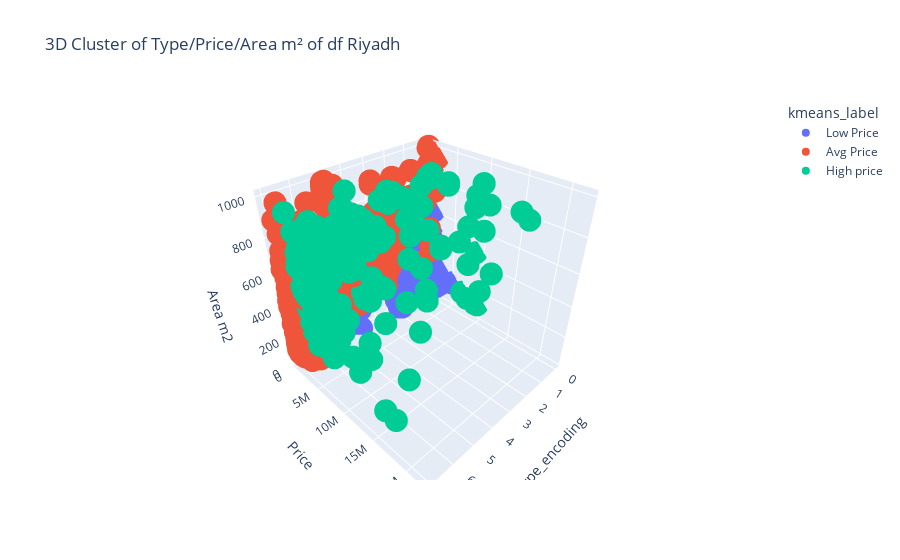

This figure's notebook cell:
### Markdown cell above
## 3D Chart

### Code cell
import plotly.express as px

# Create a temporary copy for plotting (without modifying X)
X_plot = X.copy()

# Ensure kmeans column exists and convert to integer type first (if needed)
if 'kmeans' in X_plot.columns:
    X_plot['kmeans'] = X_plot['kmeans'].astype(int)  # Ensure it's an integer
    X_plot['kmeans_label'] = X_plot['kmeans'].replace({0: 'Avg Price', 1: 'Low Price', 2: 'High price'}).astype(str)  # Replace & Convert to string

# Create 3D scatter plot with updated labels
fig = px.scatter_3d(X_plot, x='Type_encoding', y='Price', z='Area m2',
                    color='kmeans_label', title="3D Cluster Price of df Riyadh")

# Show the plot
fig.show()

### Figure 1 — Plotly figure (JSON) as saved in the notebook; plotly's stock layout.template omitted (floating-point values rounded to 4 significant figures; data arrays with more than 128 entries replaced by an {"elided": "..."} marker saying what was removed)
{"data": [{"hovertemplate": "kmeans_label=Low Price<br>Type_encoding=%{x}<br>Price=%{y}<br>Area m2=%{z}<extra></extra>", "legendgroup": "Low Price", "marker": {"color": "#636efa", "symbol": "circle"}, "mode": "markers", "name": "Low Price", "scene": "scene", "showlegend": true, "type": "scatter3d", "x": {"elided": "2790 int values"}, "y": {"elided": "2790 int values"}, "z": {"elided": "2790 int values"}}, {"hovertemplate": "kmeans_label=Avg Price<br>Type_encoding=%{x}<br>Price=%{y}<br>Area m2=%{z}<extra></extra>", "legendgroup": "Avg Price", "marker": {"color": "#EF553B", "symbol": "circle"}, "mode": "markers", "name": "Avg Price", "scene": "scene", "showlegend": true, "type": "scatter3d", "x": {"elided": "2724 int values"}, "y": {"elided": "2724 int values"}, "z": {"elided": "2724 int values"}}, {"hovertemplate": "kmeans_label=High price<br>Type_encoding=%{x}<br>Price=%{y}<br>Area m2=%{z}<extra></extra>", "legendgroup": "High price", "marker": {"color": "#00cc96", "symbol": "circle"}, "mode": "markers", "name": "High price", "scene": "scene", "showlegend": true, "type": "scatter3d", "x": {"elided": "301 int values"}, "y": {"elided": "301 int values"}, "z": {"elided": "301 int values"}}], "layout": {"legend": {"title": {"text": "kmeans_label"}, "tracegroupgap": 0}, "scene": {"domain": {"x": [0, 1], "y": [0, 1]}, "xaxis": {"title": {"text": "Type_encoding"}}, "yaxis": {"title": {"text": "Price"}}, "zaxis": {"title": {"text": "Area m2"}}}, "title": {"text": "3D Cluster of Type/Price/Area m² of df Riyadh"}}}
